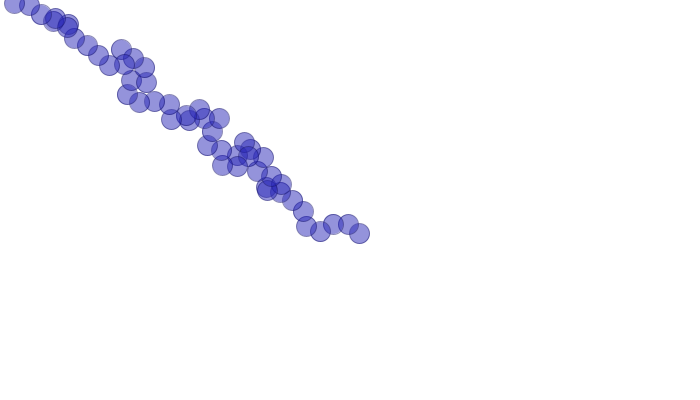
Frame 1 (no input)
Frame 60 (the mouse pressed at the canvas centre just before this capture): identical to frame 1, image omitted
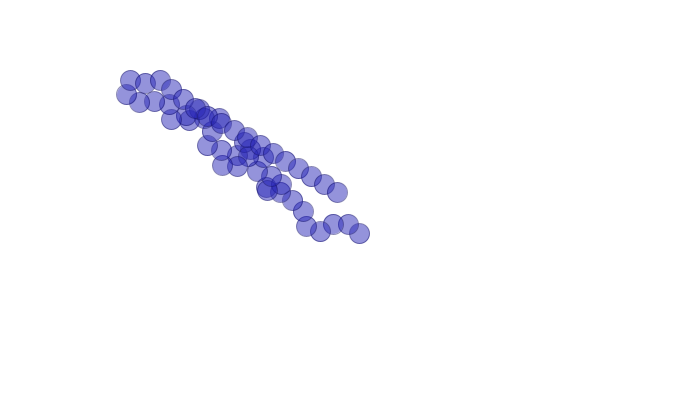
Frame 120 (the mouse held since frame 60 and released just before this capture)

The Processing sketch that drew these frames (run headless with seeded random() and noise(); from frame 60 on, the mouse is pressed at the canvas centre):

// Processing sketch: processing_704
// ── processing_704.pde

/**
 * Tail 1: demonstration of how to make things follow each other
 * using OO programming. You can add almost anything to this 
 * queue if you write it right.
 * 
 * @author Myer Nore
 * @version 20081204 
 **/

//SECTION 1: INTERFACES ////////////////////////////
interface Locatable
{
  float getX();
  float getY();
}

interface Controllable extends Locatable
{
  void setX( float x );
  void setY( float y );
  /** provides the appearance of the object centered at 0,0 )**/
  void display();
}

// SECTION 2: CLASSES ////////////////////////////////////////
abstract class Thing implements Locatable
{
  float x, y;

  float getX() { 
    return x;       
  }
  float getY() { 
    return y;       
  }

  /** this displays the thing at its coordinates.
    * notice how the appearance is totally separate 
    * from the display.  this enables us to make any appearance
    * that we want, even an appearance that consists of many 
    * in different places in relationship to its actual location.
    ***/
  void display()
  {
    pushMatrix();
    pushStyle();
    translate( x, y ); // here is where the position is set
    appearance();
    popStyle();
    popMatrix();
  }

  /** this must draw the Thing at 0,0 **/
  abstract void appearance();
}

/** A Queue is a Thing that holds Things.  **/
class Queue extends Thing implements Controllable
{
  float segmentLength;
  ArrayList followers;

  /** you must provide a Thing to start the queue. **/
  Queue( Thing leader )
  {
    segmentLength = 15;
    followers = new ArrayList();
    // as wacky as it sounds, this object
    // is going to be the first object in the collection
    followers.add( leader );
  }

  void addFollower( Controllable follower )
  {
    followers.add( follower );
  }

  void appearance()
  {
    Controllable leader;
    Controllable follower;
    for( int i = 0; i < followers.size()-1; i++ )
    {
      leader = (Controllable) followers.get( i );
      follower = (Controllable) followers.get( i+1 );
      control( leader, follower );
    }
    for( int i = followers.size()-1; i > 0; i-- )
    {
      leader = (Controllable) followers.get( i );
      leader.display();
    }
  }

  /**
   * This is the juicy part where the position of each follower
   * is determined by the one directly in front.
   **/
  void control( Controllable leader, Controllable follower )
  {
    // find the difference in x between two consecutive balls
    float changeInX = leader.getX() - follower.getX();
    // find the difference in y between two consecutive balls
    float changeInY = leader.getY() - follower.getY();
    // find the angle by using the inverse tangent
    float angle = atan2( changeInY, changeInX );
    // the new follower x coordinate is defined as a certain 
    // distance from the x coordinate of the leader
    // cos( angle ) produces values from zero to one, 
    // so segmentLength scales them to a certain distance.
    float newX = leader.getX() - cos(angle) * segmentLength;
    float newY = leader.getY() - sin(angle) * segmentLength;
    follower.setX( newX );
    follower.setY( newY );
  }
  /** you can also control the leader by controlling the Queue.**/
  void setX( float x ){ 
    Controllable leader = (Controllable) followers.get( 0 );
    leader.setX( x );    
  }

  /** you can also control the leader by controlling the Queue.**/
  void setY( float y ){    
    Controllable leader = (Controllable) followers.get( 0 );
    leader.setY( y );      
  }
}

class Ball extends Thing implements Controllable
{
  float xSpeed, ySpeed;

  Ball()
  {
    x = random(width);
    y = random(height);
    xSpeed = random(3)-1.5;
    ySpeed = random(3)-1.5;
  }
  void appearance()
  {
    fill( #2827B7, 127 );
    stroke( #16156A, 127 );
    ellipse( 0, 0, 20, 20 );
  }
  void setX( float x ){ 
    this.x = x;             
  }
  void setY( float y ){ 
    this.y = y ;            
  }
}


// SECTION 3: PROCESSING CODE //////////////////////////////
Ball leader;
Queue queue;
int numberOfFollowers;

void setup()
{
  size( 700, 400 );
  smooth();
  
  leader = new Ball();
  queue = new Queue( leader );
  numberOfFollowers = 50;
  
  for( int i = 0; i < numberOfFollowers; i++ )
  {
    queue.addFollower( new Ball() );
  }
}

void draw()
{
  background( 255 );
  queue.setX( mouseX ); // this sets the position of the leader
  queue.setY( mouseY ); // you could also say leader.setX( mouseX )
  queue.display();
}
